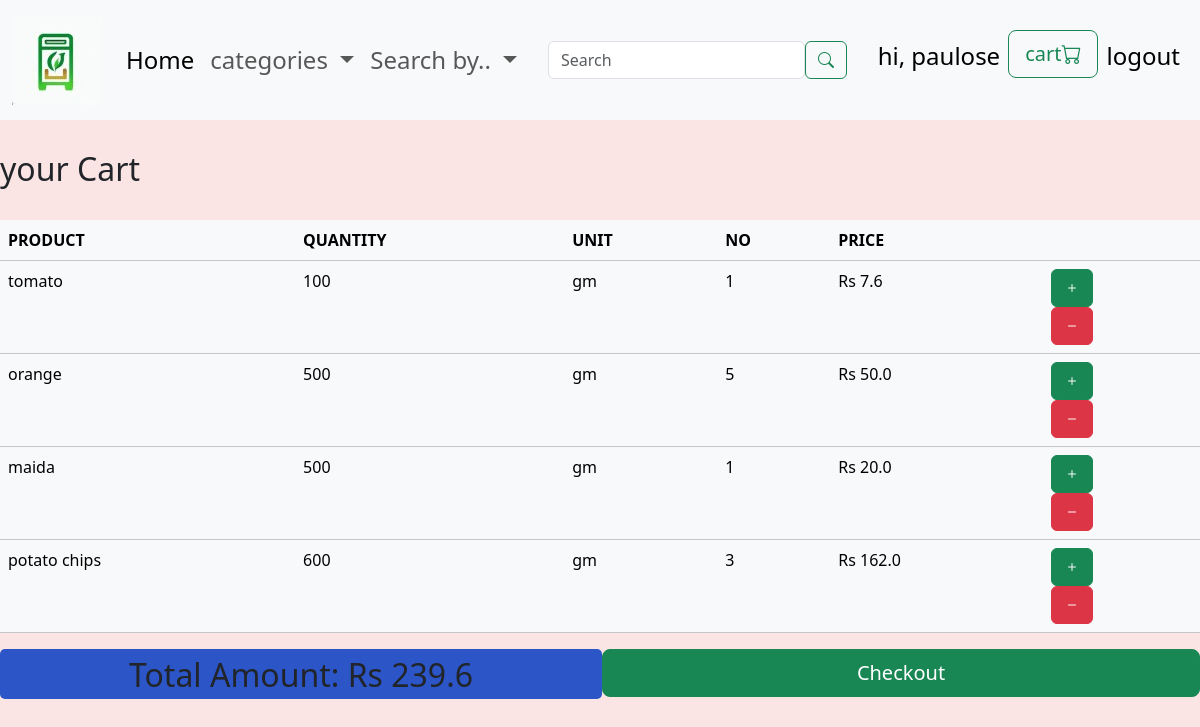
The page /cart (signed in) on the database its author committed.
### application/models.py (models this page shows, shortened)
class user(db.Model,UserMixin):
    id=db.Column(db.Integer(),primary_key=True)
    uname=db.Column(db.String(length=20),nullable=False)
    pswdhash=db.Column(db.String(length=60),nullable=False)
    role=db.Column(db.String(length=10),nullable=False)
    cart = db.relationship('Cart', backref='user', lazy=True)
    @property
    def password(self):
        return self.password

class Cart(db.Model):
    id = db.Column(db.Integer(), primary_key=True)
    pname = db.Column(db.String(length=15), nullable=False)
    Pid = db.Column(db.Integer, db.ForeignKey('prod.id', name='fkpid'))
    qty = db.Column(db.Integer(), nullable=False)
    unit = db.Column(db.String(length=15), nullable=False)
    price = db.Column(db.Float, nullable=False)
    user_id = db.Column(db.Integer(), db.ForeignKey('user.id', name='fkuid'), nullable=False)
    no=db.Column(db.Integer(),nullable=False)

### application/controllers.py (the view)
@login_required
@app.route('/cart',methods=['GET','POST'])
def cart():
    cate=cat.query.all()
    cart=Cart.query.filter(Cart.user_id==current_user.id)
    tp=0
    d={}
    for i in prod.query.all():
        if i.offer:
            d[i.pname]=i.price*(1-i.offer/100)
    for i in cart:
        if i.pname in d.keys():
            tp+=i.no*d[i.pname]
        else:
            tp+=i.no*i.price
    return render_template('cart.html',cart=cart,tp=tp,cate=cate,d=d)

### application/models.py (called while the page is built)
@login_manager.user_loader
def load_user(user_id):
    return user.query.get(int(user_id))

### templates/cart.html (shortened to what this page needs)
{%extends 'base.html'%}
{%block content%}
<div class="cartcont">
        <h2>your Cart</h2>
        <br>
    <table class="table table-hover table-light">
        <thead>
            <tr>
                <th scope="col">PRODUCT</th>
                <th scope="col">QUANTITY</th>
                <th scope="col">UNIT</th>
                <th scope="col">NO</th>
                <th scope="col">PRICE</th>
                <th scope="col"></th>
            </tr>
        </thead>
        <tbody>
            {%for i in cart%}
            {%if i.no>0%}
                <tr>
                    <td>{{i.pname}}</td>
                    <td>{{i.qty*i.no}}</td>
                    <td>{{i.unit}}</td>
                    <td>{{i.no}}</td>
                    {%if i.pname in d.keys()%}
                    <td>Rs {{i.no*d[i.pname]}}</td>
                    {%else%}
                    <td>Rs {{i.no*i.price}}</td>
                    {%endif%}
                    <td>
                        <div class="ad">
                        <form action="{{ url_for('modifycart', prodid=i.Pid) }}" method="post">
                            <button class="btn btn-outline btn-success" type="submit" name="action" value="add">
                            <i class="bi bi-plus"></i>
                        </button>
                        </form>
                        <form action="{{ url_for('modifycart', prodid=i.Pid) }}" method="post">
                            <button class="btn btn-outline btn-danger" type="submit" name="action" value="remove">
                            <i class="bi bi-dash"></i>
                        </button>
                        </form>
                        </div>
                    </td>
                </tr>
            {%endif%}
            {%endfor%}
        </tbody>
    </table>
    <div class="cbt">
          {%if tp %}
          <div class="tp">Total Amount:  Rs {{tp}}</div>
          <div class="co">
          <form action="{{ url_for('checkout') }}" method="post">
            <button type="submit" class="btn btn-lg btn-block btn-success cobtn">Checkout</a>
          </form>
          </div>
          {%else%}
          <div class="tp">your cart is empty!</div>
          {%endif%}
        </div>
    </div>
{%endblock%}

### templates/base.html (shortened to what this page needs)
<!doctype html>
<html lang="en">
   <head>
      <link href="https://cdn.jsdelivr.net/npm/bootstrap@5.3.1/dist/css/bootstrap.min.css" rel="stylesheet">
      <link href="https://cdn.jsdelivr.net/npm/bootstrap-icons@1.10.5/font/bootstrap-icons.min.css" rel="stylesheet">
      <link rel="stylesheet" href="static/css/hp.css">
      <link rel="stylesheet" href="static/css/fs.css">
      <link rel="stylesheet" href="static/css/base.css">
      <link rel="stylesheet" href="static/css/cart.css">
      <link rel="stylesheet" href="static/css/man.css">
   </head>
   <body>
      <nav class="navbar navbar-expand-md bg-body-tertiary">
        <div class="container-fluid">
          <a class="navbar-brand" href="#"><img src="{{ url_for('static', filename='images/logo/small.jpg') }}" alt="logo"> </a>
          <div class="collapse navbar-collapse" id="navbarSupportedContent">
            <ul class="navbar-nav mb-2 mb-lg-0">
              <li class="nav-item">
                <a class="nav-link active" aria-current="page" href="{{url_for('hp')}}">Home</a>
              </li>
              <li class="nav-item dropdown">
                <a class="nav-link dropdown-toggle" href="#" role="button" data-bs-toggle="dropdown" aria-expanded="false">
                    categories
                </a>
              </li>
              <li class="nav-item dropdown">
                <a class="nav-link dropdown-toggle" href="#" role="button" data-bs-toggle="dropdown" aria-expanded="false">
                  Search by..
                </a>
              </li>
            </ul>
            <ul class="navbar-nav mx-auto">
              <li class="nav-item">
                  <form class="d-flex" role="search" action="/fsearch" method="GET">
                      <input class="form-control" style="max-width: 700px;" type="search" name="search" placeholder="Search" aria-label="Search">
                      <button class="btn btn-outline-success" type="submit">
                        <i class="bi bi-search"></i>
                      </button>
                  </form>
              </li>
             </ul>
            <ul class="navbar-nav mb-2 navright">
            {%if current_user.is_authenticated%}
            <li class="nav-item ">
              <a class="nav-link active custom-link" aria-current="page" href="#">hi, {{current_user.uname}}</a>
            </li>
            <li class="nav-item">
            {%if current_user.role=='User'%}
            <a href="{{ url_for('cart') }}" class="btn btn-outline-success btn-lg">
            <span>cart</span><i class="bi bi-cart bi-lg"></i>
            </a>
            {%else%}
            <a href="{{ url_for('managecat') }}" class="btn btn-outline-success btn-lg">
              <span>Manage</span><i class="bi bi-pencil-square bi-lg"></i>
            </a>
            {%endif%}
            </li>
            <li class="nav-item ">
                <a class="nav-link active custom-link" aria-current="page" href="{{ url_for('logout') }}">logout</a>
            </li>
            {%else%}
            <li class="nav-item ">
              <a class="nav-link active custom-link" aria-current="page" href="{{ url_for('login') }}">login</a>
          </li>
            {%endif%}
          </ul>
          </div>
        </div>
      </nav>
            {%block content%}
            {% endblock %}
   </body>
</html>

### static/css/base.css (style rules this page uses)
.navbar { position: fixed; top: 0; left: 0; width: 100%; padding: 10px 0; z-index: 9999; }
.nav-item { font-size:x-large; }
html { scroll-behavior: smooth; }

### static/css/cart.css (style rules this page uses)
.cartcont { margin-top: 150px; }
.cartcont .cbt { display: flex; max-width: 2250px; border: 0px solid white; justify-content:space-between; flex-wrap: wrap; }
.cartcont .cbt .tp { border: 0px solid green; border-radius: 5px; flex: 1; text-align: center; padding: 2px; height: 50px; font-size:xx-large; background-color: rgb(44, 85, 199); }
.cartcont .cbt .co { flex: 1; }
.cobtn { width: 100%; }

### templates/base.html (style rules this page uses)
body { background-color: rgb(250, 228, 228); }

### rows shown on the page
user: uname "paulose"
Cart: pname "tomato", i.qty*i.no "100", unit "gm", no "1", i.no*d[i.pname] "7.6"
Cart: pname "orange", i.qty*i.no "500", unit "gm", no "5", i.no*i.price "50.0"
Cart: pname "maida", i.qty*i.no "500", unit "gm", no "1", i.no*i.price "20.0"
Cart: pname "potato chips", i.qty*i.no "600", unit "gm", no "3", i.no*d[i.pname] "162.0"

### other values the page prints
{{ tp }} "239.6"
